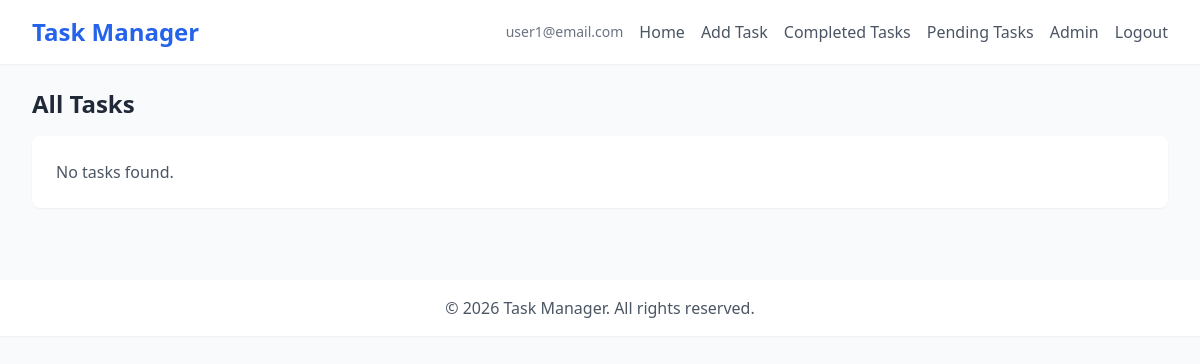
The app's page /tasks/ (signed in), older data.
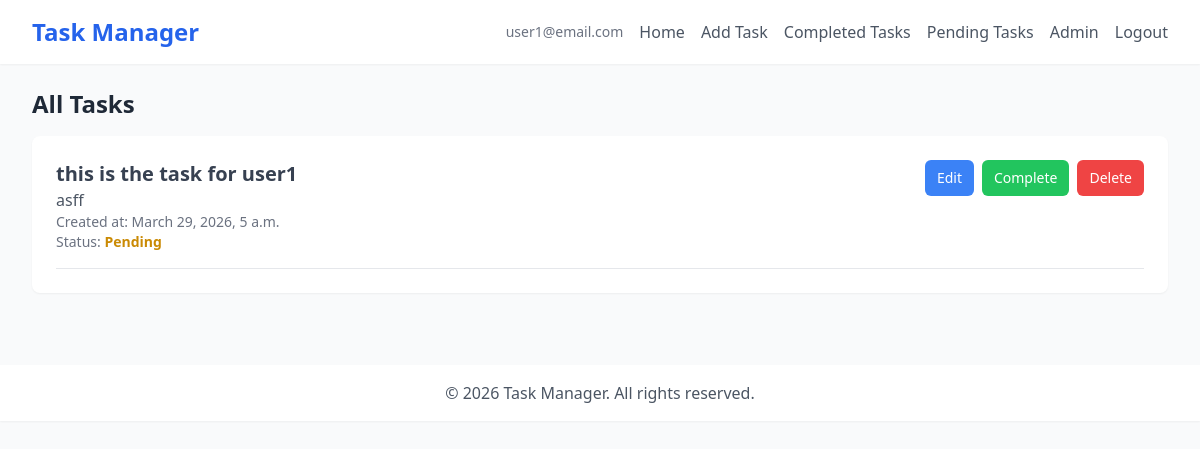
The same page, newer data.
### task/models.py (models this page shows, shortened)
class Task(models.Model):
    user = models.ForeignKey(AUTH_USER_MODEL, on_delete=models.CASCADE, related_name='tasks')
    title = models.CharField(max_length=200)
    description = models.TextField()
    completed = models.BooleanField(default=False)
    created_at = models.DateTimeField(auto_now_add=True)

### task/views.py (the view)
# urls.py: path('tasks/', views.task_list, name='task_list'),
@login_required
def task_list(request):
    tasks = models.Task.objects.filter(user=request.user).order_by('completed', '-created_at')
    return render(request, 'task/task_list.html', {'tasks': tasks})

### task/templates/task/task_list.html (shortened to what this page needs)
{% extends 'task/base.html' %}
{% block content %}
    <h2 class="text-2xl font-semibold text-gray-800 mb-4">All Tasks</h2>
    <div class="bg-white shadow-sm rounded-lg p-6">
        {% if tasks %}
            <ul class="space-y-4">
                {% for task in tasks %}
                    <li class="border-b pb-4 {% if task.completed %}opacity-50{% endif %}">
                        <div class="flex items-start justify-between gap-4">
                            <div class="flex-1">
                                <h3 class="text-xl font-bold text-gray-700 {% if task.completed %}line-through text-gray-500{% endif %}">{{ task.title }}</h3>
                                <p class="text-gray-600 {% if task.completed %}line-through text-gray-400{% endif %}">{{ task.description }}</p>
                                <p class="text-sm text-gray-500">Created at: {{ task.created_at }}</p>
                                <p class="text-sm text-gray-500">Status: <span class="font-semibold {% if task.completed %}text-green-600{% else %}text-yellow-600{% endif %}">{% if task.completed %}Completed{% else %}Pending{% endif %}</span></p>
                            </div>
                            <div class="flex gap-2">
                                <a href="{% url 'edit_task' task.id %}" class="px-3 py-2 bg-blue-500 hover:bg-blue-600 text-white text-sm rounded-md transition">Edit</a>
                                <form method="post" action="{% url 'task_toggle_complete' task.id %}" class="inline">
                                    <button type="submit" class="px-3 py-2 {% if task.completed %}bg-gray-500 hover:bg-gray-600{% else %}bg-green-500 hover:bg-green-600{% endif %} text-white text-sm rounded-md transition">
                                        {% if task.completed %}Undo{% else %}Complete{% endif %}
                                    </button>
                                </form>
                                <a href="{% url 'delete_task' task.id %}" class="px-3 py-2 bg-red-500 hover:bg-red-600 text-white text-sm rounded-md transition">Delete</a>
                            </div>
                        </div>
                    </li>
                {% endfor %}
            </ul>
        {% else %}
            <p class="text-gray-600">No tasks found.</p>
        {% endif %}
    </div>
{% endblock %}

Row changes from the older to the newer data that the page shows:
added Task: title "this is the task for user1", description "asff", created_at "March 29, 2026, 5 a.m.", completed "Pending"
Text that changed along with them:
text no longer shown: "No tasks found."
